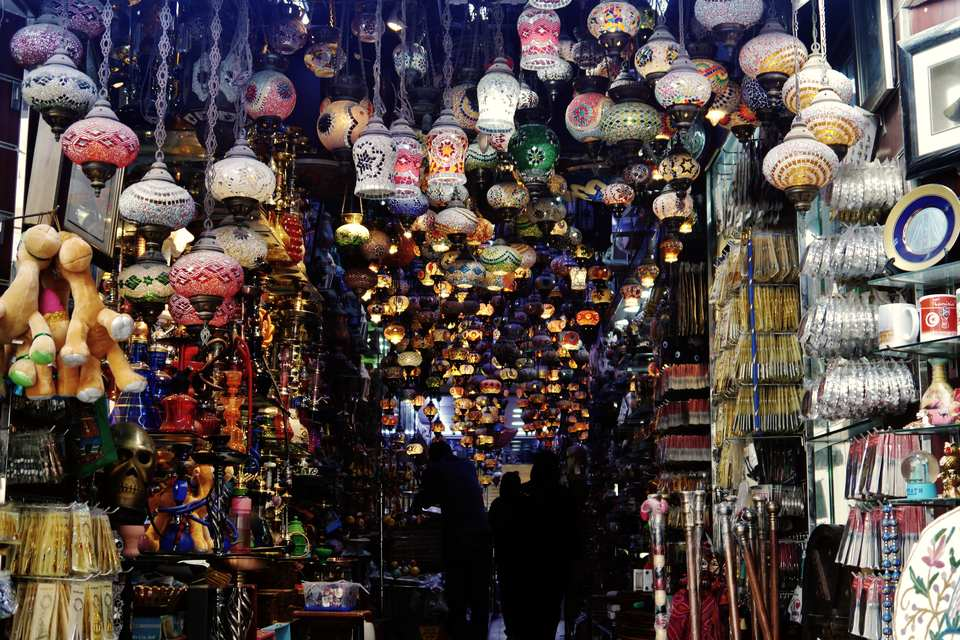
#> input picture .image-src/markets__dubai-gold-souk.src, 960 x 640 px
$ python build-images.py ../../assets/images/markets/bahrain-manama-souq-960.jpg
#> lines starting #> are read from the running program, lines starting #| are printed output that depends on the picture
#!/usr/bin/env python3
"""build-images.py — Gold Ticker Live content-image pipeline.

Single source of processing truth for content photography (design language §6,
docs/design-language.md). For every entry in SHOTS it:

  1. downloads the licensed source photo (skipped when cached in .image-src/),
  2. applies the shared warm grade (desaturate → warm curve → soft vignette)
     so mixed-source photos read as one family,
  3. center-crops to the target aspect and emits a resize ladder,
  4. encodes AVIF + WebP + JPEG fallback into assets/images/…

Every emitted asset MUST have a matching entry in assets/MANIFEST.md
(source, author, license). Run from the repo root:

    python3 scripts/images/build-images.py                  # build all
    python3 scripts/images/build-images.py --check          # verify outputs exist + budget
    python3 scripts/images/build-images.py --only <substr>  # rebuild matching slugs

Dependencies: Pillow + pillow-avif-plugin (pip install pillow pillow-avif-plugin).
No npm dependency is involved — outputs are committed, so the site build never
needs this script; it exists for reproducibility and future additions.
"""

from __future__ import annotations

import io
import sys
import urllib.request
from pathlib import Path

REPO = Path(__file__).resolve().parents[2]
SRC_CACHE = REPO / '.image-src'  # gitignored download cache
OUT = REPO / 'assets' / 'images'

UA = {'User-Agent': 'GoldTickerLive-image-pipeline/1.0 (https://goldtickerlive.com)'}

# ── Shot list ────────────────────────────────────────────────────────────────
# aspect is W:H of the emitted crop; widths are the emitted resize ladder.
SHOTS = [
    {
        'slug': 'markets/dubai-gold-souk',
        'source': 'https://upload.wikimedia.org/wikipedia/commons/2/26/Gold_Souk_%40_Deira_%40_Dubai_%2815698375319%29.jpg'.replace('15698375319', '15698382719'),
        'aspect': (4, 3),
        'widths': (480, 768, 960),
    },
    {
        'slug': 'markets/riyadh-dirah-souq',
        'source': 'https://upload.wikimedia.org/wikipedia/commons/5/5f/Incense_souk_in_downtown_Riyadh_%2812754047044%29.jpg',
        'aspect': (4, 3),
        'widths': (480, 768, 960),
    },
    {
        'slug': 'markets/kuwait-mubarakiya',
        'source': 'https://upload.wikimedia.org/wikipedia/commons/8/8a/Kuwait_City_Souq_al-Mubarakeya_1.jpg',
        'aspect': (4, 3),
        'widths': (480, 768, 960),
        # detail-heavy walkway; drop fallback quality to hold the budget
        'quality': {'webp': 58, 'jpg': 54},
    },
    {
        'slug': 'markets/cairo-khan-el-khalili',
        'source': 'https://upload.wikimedia.org/wikipedia/commons/c/c2/Khan_el-Khalili_2019.jpg',
        'aspect': (4, 3),
        'widths': (480, 768, 960),
        # lantern-detail image; drop JPEG quality to hold the budget
        'quality': {'jpg': 66},
    },
    # ── Country-hub hero bands (V2 wave — wider 3:2 crop, 1200 top width) ──
    {
        'slug': 'markets/qatar-souq-waqif-gold-souk',
        'source': 'https://upload.wikimedia.org/wikipedia/commons/c/cc/Gold_souq_near_Souq_Waqif_Doha.jpg',
        'aspect': (3, 2),
        'widths': (480, 768, 960),
    },
    {
        'slug': 'markets/bahrain-manama-souq',
        'source': 'https://upload.wikimedia.org/wikipedia/commons/3/3b/Manama_Bab_al-Bahrain_Souq_1.jpg',
        'aspect': (3, 2),
        'widths': (480, 768, 960),
        # lantern-detail image is entropy-heavy; drop quality to hold the ≤120KB budget
        'quality': {'avif': 42, 'webp': 50, 'jpg': 56},
    },
    {
        'slug': 'markets/oman-muttrah-souq',
        'source': 'https://upload.wikimedia.org/wikipedia/commons/3/35/Oman%2C_Muscat%2C_Muttrah_Souq.jpg',
        'aspect': (3, 2),
        'widths': (480, 768, 960),
    },
    {
        'slug': 'markets/jordan-amman-gold-souq-1953',
        'source': 'https://upload.wikimedia.org/wikipedia/commons/e/ee/Straatbeeld_Amman_met_de_puien_van_juwelier_winkels%2C_Bestanddeelnr_255-5035.jpg',
        'aspect': (3, 2),
        'widths': (480, 768, 960),
    },
    {
        'slug': 'markets/morocco-marrakech-souk',
        'source': 'https://upload.wikimedia.org/wikipedia/commons/f/f5/Oriental_hanging_lanterns._Souk_Haddadine%2C_Marrakech_Medina_%28%D8%B3%D9%88%D9%82_%D8%A7%D9%84%D8%AD%D8%AF%D8%A7%D8%AF%D9%8A%D9%86_%D9%85%D8%B1%D8%A7%D9%83%D8%B4%29.jpg',
        'aspect': (3, 2),
        'widths': (480, 768, 960),
        # lantern-detail image is entropy-heavy; drop quality to hold the ≤120KB budget
        'quality': {'avif': 38, 'webp': 34, 'jpg': 45},
    },
    {
        'slug': 'markets/turkey-grand-bazaar',
        'source': 'https://upload.wikimedia.org/wikipedia/commons/4/4b/Gold_jewellery_at_Grand_Bazaar%2C_Istanbul.jpg',
        'aspect': (3, 2),
        'widths': (480, 768, 960),
    },
    {
        'slug': 'markets/india-manek-chowk',
        'source': 'https://upload.wikimedia.org/wikipedia/commons/8/8a/Manekchowk_-_Zaveri_Bazaar.JPG',
        'aspect': (3, 2),
        'widths': (480, 768, 960),
    },
]

# Per-format quality tuned for warm low-detail-shadow market photography.
QUALITY = {'avif': 52, 'webp': 68, 'jpg': 72}

# Hard weight ceiling per emitted file (session budget; enforced again in CI
# by tests/asset-manifest-guard.test.js). `_headers` freezes image URLs in
# caches for a year, so an oversized file must never land.
BUDGET_KB = 120


def fetch(url: str, dest: Path) -> None:
    dest.parent.mkdir(parents=True, exist_ok=True)
    if dest.exists():
        return
    req = urllib.request.Request(url, headers=UA)
    with urllib.request.urlopen(req, timeout=180) as r:
        dest.write_bytes(r.read())


def grade(img):
    """The shared warm grade: one look across all content photography."""
    from PIL import Image, ImageEnhance

    img = img.convert('RGB')
    # 1. calm the palette (≈72% saturation)
    img = ImageEnhance.Color(img).enhance(0.72)
    # 2. warm curve — lift red midtones a touch, pull blue down slightly
    r, g, b = img.split()
    r = r.point(lambda v: min(255, int(v * 1.045 + 2)))
    b = b.point(lambda v: int(v * 0.94))
    img = Image.merge('RGB', (r, g, b))
    # 3. gentle contrast + soft corner vignette toward ink
    img = ImageEnhance.Contrast(img).enhance(1.04)
    w, h = img.size
    mask = Image.new('L', (w, h), 0)
    from PIL import ImageDraw, ImageFilter

    d = ImageDraw.Draw(mask)
    d.ellipse((-w * 0.25, -h * 0.25, w * 1.25, h * 1.25), fill=255)
    mask = mask.filter(ImageFilter.GaussianBlur(radius=min(w, h) * 0.12))
    shadow = Image.new('RGB', (w, h), (21, 17, 10))  # --color-text ink
    img = Image.composite(img, Image.blend(shadow, img, 0.82), mask)
    return img


def center_crop(img, aspect):
    w, h = img.size
    aw, ah = aspect
    target = aw / ah
    cur = w / h
    if cur > target:
        nw = int(h * target)
        x = (w - nw) // 2
        box = (x, 0, x + nw, h)
    else:
        nh = int(w / target)
        y = (h - nh) // 2
        box = (0, y, w, y + nh)
    return img.crop(box)


def build(shot) -> list[Path]:
    from PIL import Image

    try:
        import pillow_avif  # noqa: F401  (registers AVIF codec)
    except ImportError:
        pass
    slug = shot['slug']
    src = SRC_CACHE / (slug.replace('/', '__') + '.src')
    fetch(shot['source'], src)
    img = grade(center_crop(Image.open(src), shot['aspect']))
    outputs = []
    for width in shot['widths']:
        aw, ah = shot['aspect']
        height = int(width * ah / aw)
        resized = img.resize((width, height), Image.LANCZOS)
        for fmt in ('avif', 'webp', 'jpg'):
            dest = OUT / f'{slug}-{width}.{fmt}'
            dest.parent.mkdir(parents=True, exist_ok=True)
            buf = io.BytesIO()
            quality = {**QUALITY, **shot.get('quality', {})}
            resized.save(
                buf,
                format='JPEG' if fmt == 'jpg' else fmt.upper(),
                quality=quality[fmt],
                **({'progressive': True, 'optimize': True} if fmt == 'jpg' else {}),
            )
            dest.write_bytes(buf.getvalue())
            outputs.append(dest)
    return outputs


def main() -> int:
    check = '--check' in sys.argv
    only = sys.argv[sys.argv.index('--only') + 1] if '--only' in sys.argv else None
    missing = []
    over_budget = []
    total = 0
    for shot in SHOTS:
        if only and not check and only not in shot['slug']:
            continue
        expected = [
            OUT / f"{shot['slug']}-{w}.{fmt}" for w in shot['widths'] for fmt in ('avif', 'webp', 'jpg')
        ]
        if check:
            missing += [p for p in expected if not p.exists()]
            over_budget += [
                p for p in expected if p.exists() and p.stat().st_size > BUDGET_KB * 1024
            ]
            continue
        for p in build(shot):
#> in center_crop, `w, h = img.size`: w = 960; h = 640
#> in center_crop, `aw, ah = aspect`: aw = 4; ah = 3
#> in center_crop, `target = aw / ah`: target = 1.33
#> in center_crop, `cur = w / h`: cur = 1.5
#> in center_crop, `nw = int(h * target)`: nw = 853
#> in center_crop, `x = (w - nw) // 2`: x = 53
#> in center_crop, `box = (x, 0, x + nw, h)`: box = (53, 0, 906, 640)
#> in center_crop, `return img.crop(box)`:
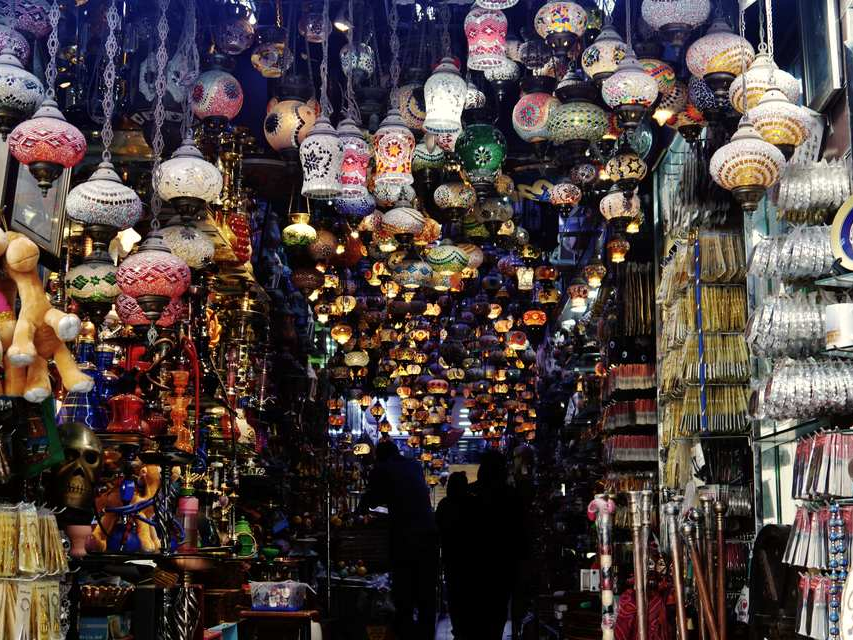
#> returned value: PIL image 853x640 RGB; mean R, G, B 77.6, 65.9, 64.4
#> in grade, `r, g, b = img.split()`:
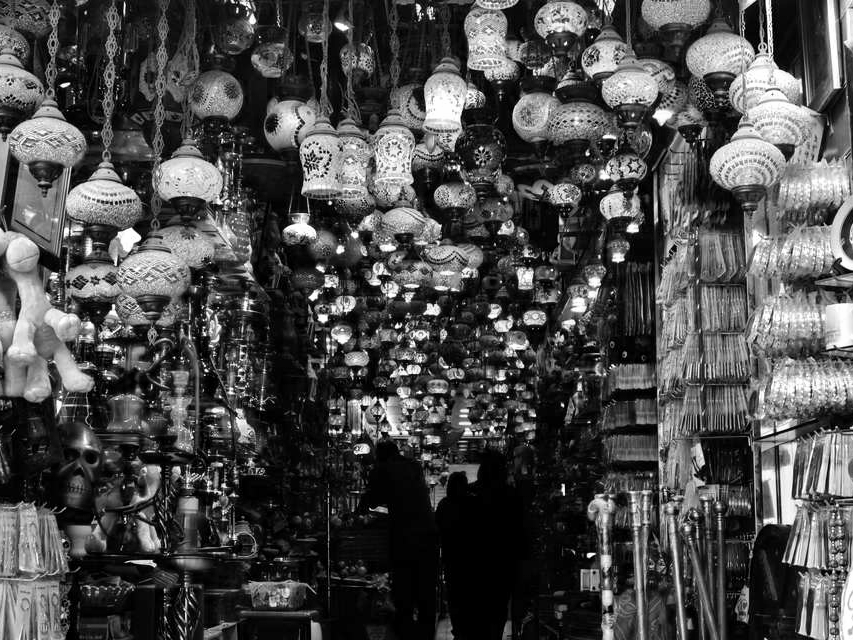
#> r: PIL image 853x640 L; min 0, max 255, mean 74.9
#> in grade, `r, g, b = img.split()`:
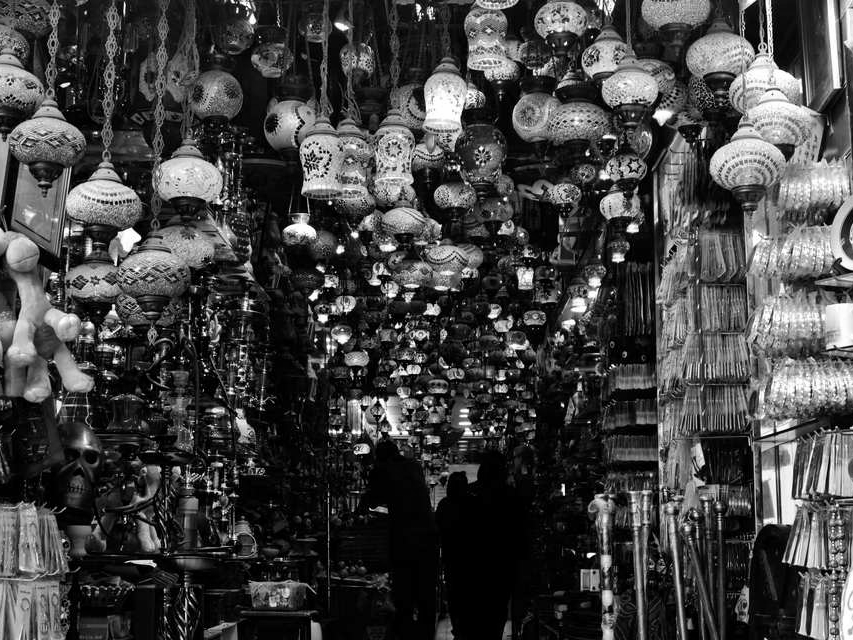
#> g: PIL image 853x640 L; min 0, max 255, mean 66.4
#> in grade, `r, g, b = img.split()`:
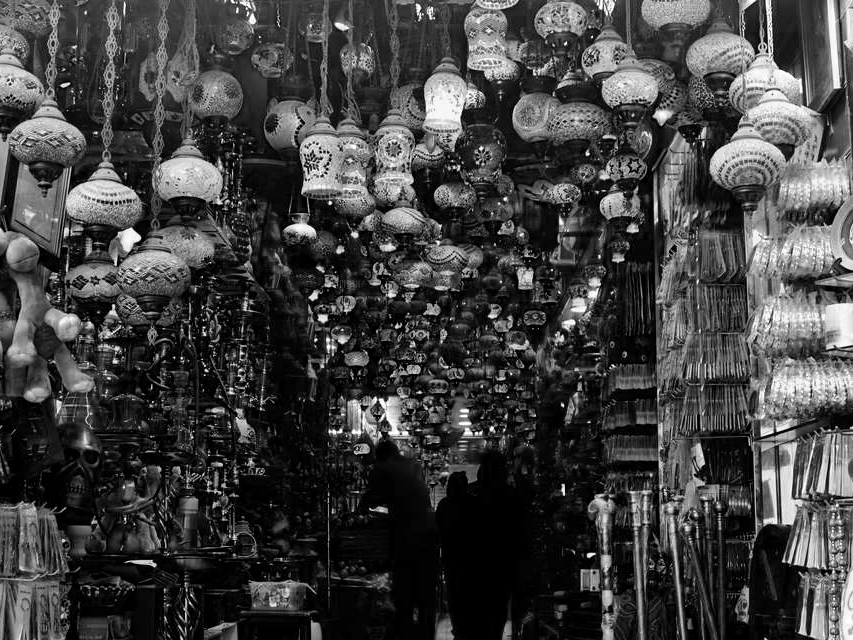
#> b: PIL image 853x640 L; min 0, max 255, mean 65.3
#> in grade, `mask = Image.new('L', (w, h), 0)`: mask: PIL image 853x640 L; every value is 0
#> in grade, `mask = mask.filter(ImageFilter.GaussianBlur(radius=min(w, h) * 0.12))`: mask: PIL image 853x640 L; every value is 255
#> in grade, `shadow = Image.new('RGB', (w, h), (21, 17, 10))`:
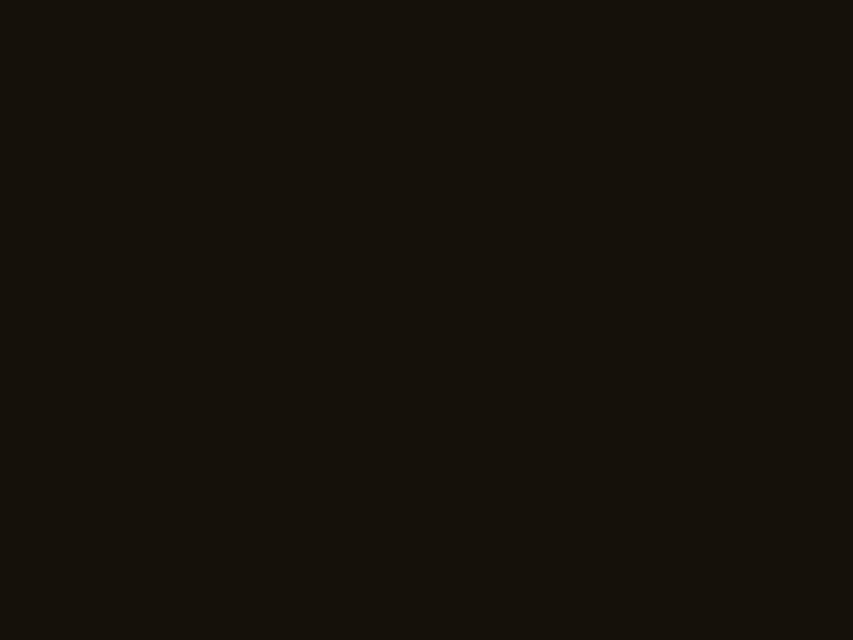
#> shadow: PIL image 853x640 RGB; mean R, G, B 21, 17, 10
#> the loop in build, `for width in shot['widths']:` made 1 pass
#> pass 1, in build, `resized = img.resize((width, height), Image.LANCZOS)`:
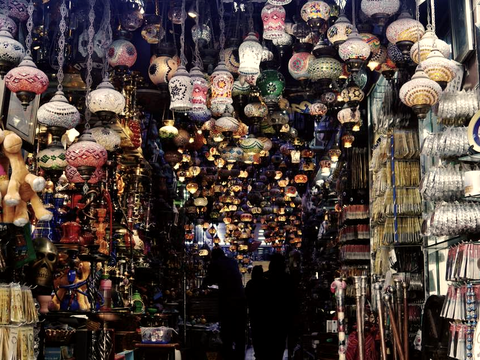
#> resized: PIL image 480x360 RGB; mean R, G, B 79.4, 66, 60.5
#> after the loop in build, `for width in shot['widths']:`: outputs = []
            kb = p.stat().st_size / 1024
            total += kb
            flag = f'  ⚠ over {BUDGET_KB} KB budget' if kb > BUDGET_KB else ''
            print(f'  {p.relative_to(REPO)}  {kb:.1f} KB{flag}')
    if check:
        if missing:
            print('[build-images] missing outputs:')
            for p in missing:
                print('  -', p.relative_to(REPO))
        if over_budget:
            print(f'[build-images] outputs above the {BUDGET_KB} KB budget (lower per-shot quality):')
            for p in over_budget:
                print(f'  - {p.relative_to(REPO)}  {p.stat().st_size / 1024:.1f} KB')
        if missing or over_budget:
            return 1
        print('[build-images] all expected outputs present and within budget.')
        return 0
    print(f'[build-images] done — {total:.0f} KB emitted.')
    return 0


if __name__ == '__main__':
#> (the run stopped early here; a loop or call above may not have finished)

$ run again, on .image-src/markets__dubai-gold-souk.src
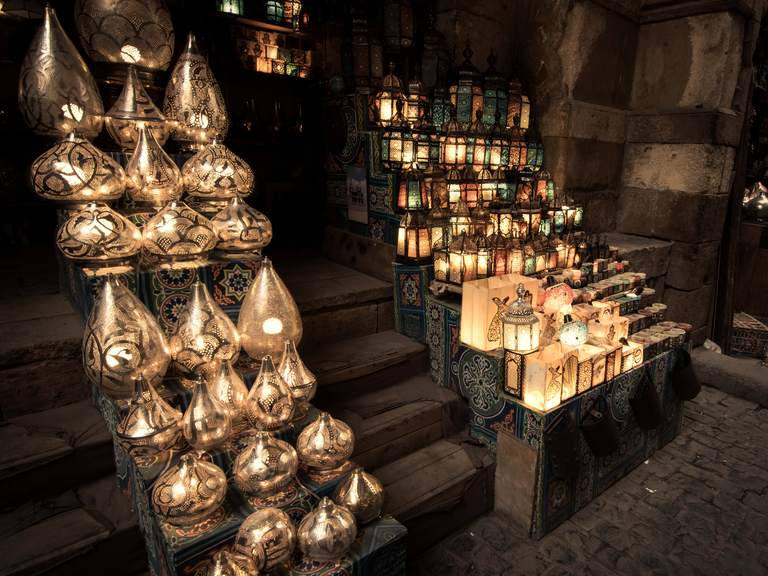
#> input picture .image-src/markets__dubai-gold-souk.src, 768 x 576 px
#> in center_crop, `w, h = img.size`: w = 768; h = 576
#> aw = 4; ah = 3
#> target = 1.33
#> nh = 576
#> y = 0
#> box = (0, 0, 768, 576)
#> in center_crop, returned value is the input picture: PIL image 768x576 RGB; mean R, G, B 71.1, 53.4, 39
#> in grade, `r, g, b = img.split()`:
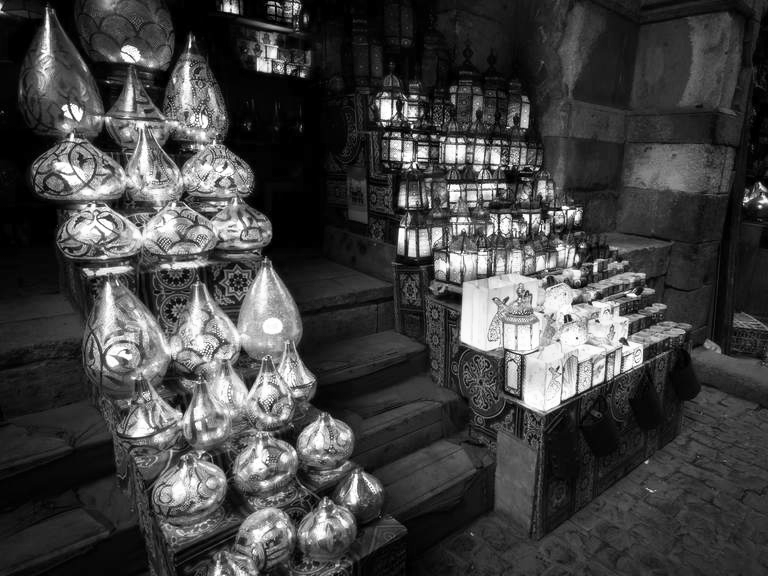
#> r: PIL image 768x576 L; min 0, max 255, mean 66.7
#> in grade, `r, g, b = img.split()`:
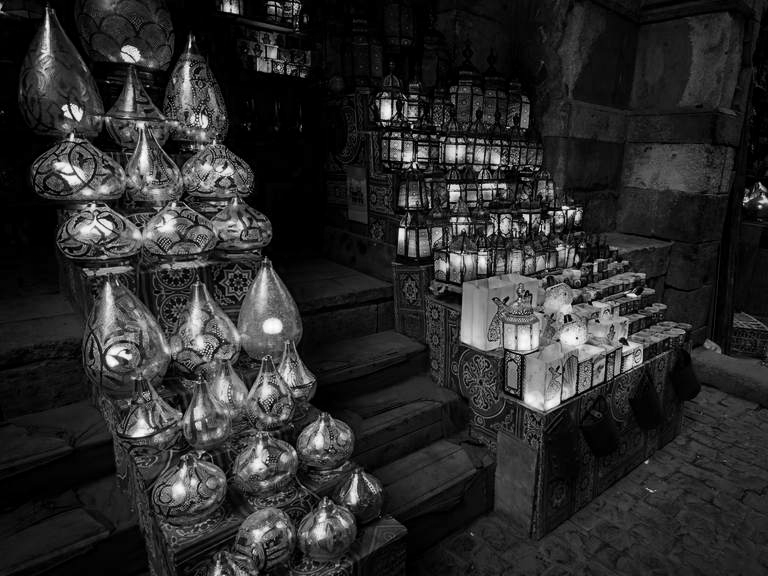
#> b: PIL image 768x576 L; min 0, max 255, mean 43.6
#> after the loop in build, `for width in shot['widths']:`: outputs = []
